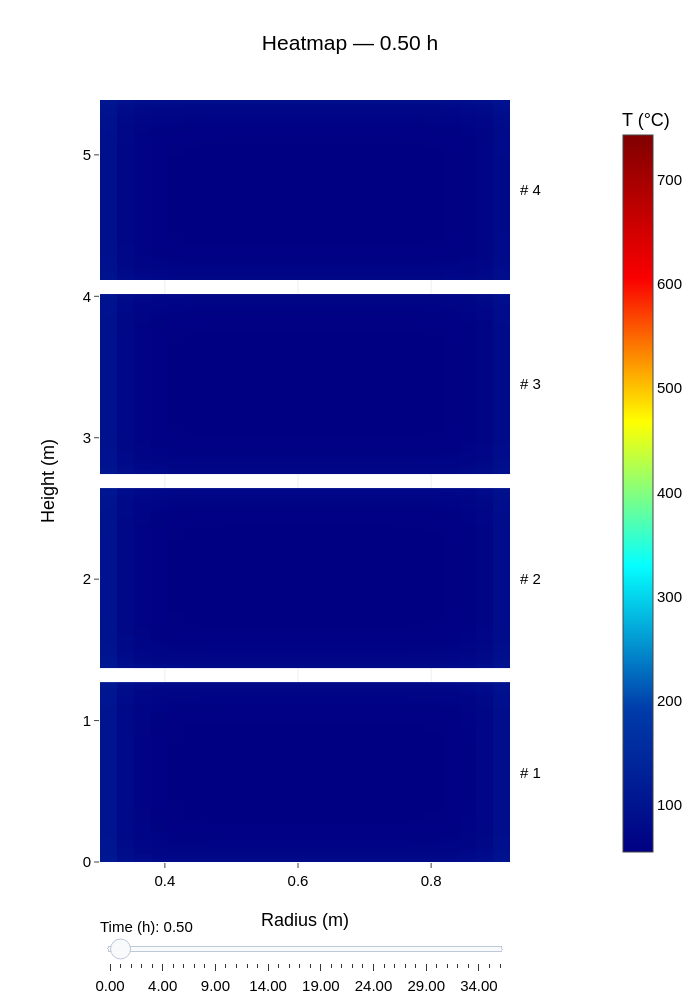

The code cell stored with this chart in its notebook:
### Markdown cell above
### Plot — Heatmap

### Code cell
heatmap_fig.show()

### Figure 1 — Plotly figure (JSON) as saved in the notebook; plotly's stock layout.template omitted (floating-point values rounded to 4 significant figures; data arrays with more than 128 entries replaced by an {"elided": "..."} marker saying what was removed)
{"data": [{"coloraxis": "coloraxis", "hovertemplate": "Coil 1<br>Radius: %{x:.3f} m<br>Height: %{y:.3f} m<br>Temperature: %{z:.1f} °C<extra></extra>", "name": "Coil 1", "type": "heatmap", "x": [0.3025, 0.3282, 0.3538, 0.3795, 0.4052, 0.4308, 0.4565, 0.4822, 0.5078, 0.5335, 0.5592, 0.5848, 0.6105, 0.6362, 0.6618, 0.6875, 0.7132, 0.7388, 0.7645, 0.7902, 0.8158, 0.8415, 0.8672, 0.8928, 0.9185], "y": [0.0, 0.02544, 0.05088, 0.07632, 0.1018, 0.1272, 0.1526, 0.1781, 0.2035, 0.229, 0.2544, 0.2798, 0.3053, 0.3307, 0.3562, 0.3816, 0.407, 0.4325, 0.4579, 0.4834, 0.5088, 0.5342, 0.5597, 0.5851, 0.6106, 0.636, 0.6614, 0.6869, 0.7123, 0.7378, 0.7632, 0.7886, 0.8141, 0.8395, 0.865, 0.8904, 0.9158, 0.9413, 0.9667, 0.9922, 1.018, 1.043, 1.068, 1.094, 1.119, 1.145, 1.17, 1.196, 1.221, 1.247, 1.272], "z": {"elided": "50x24 float values"}, "zsmooth": false}, {"coloraxis": "coloraxis", "hovertemplate": "Coil 2<br>Radius: %{x:.3f} m<br>Height: %{y:.3f} m<br>Temperature: %{z:.1f} °C<extra></extra>", "name": "Coil 2", "type": "heatmap", "x": [0.3025, 0.3282, 0.3538, 0.3795, 0.4052, 0.4308, 0.4565, 0.4822, 0.5078, 0.5335, 0.5592, 0.5848, 0.6105, 0.6362, 0.6618, 0.6875, 0.7132, 0.7388, 0.7645, 0.7902, 0.8158, 0.8415, 0.8672, 0.8928, 0.9185], "y": [1.372, 1.397, 1.423, 1.448, 1.474, 1.499, 1.525, 1.55, 1.576, 1.601, 1.626, 1.652, 1.677, 1.703, 1.728, 1.754, 1.779, 1.804, 1.83, 1.855, 1.881, 1.906, 1.932, 1.957, 1.983, 2.008, 2.033, 2.059, 2.084, 2.11, 2.135, 2.161, 2.186, 2.212, 2.237, 2.262, 2.288, 2.313, 2.339, 2.364, 2.39, 2.415, 2.44, 2.466, 2.491, 2.517, 2.542, 2.568, 2.593, 2.619, 2.644], "z": {"elided": "50x24 float values"}, "zsmooth": false}, {"coloraxis": "coloraxis", "hovertemplate": "Coil 3<br>Radius: %{x:.3f} m<br>Height: %{y:.3f} m<br>Temperature: %{z:.1f} °C<extra></extra>", "name": "Coil 3", "type": "heatmap", "x": [0.3025, 0.3282, 0.3538, 0.3795, 0.4052, 0.4308, 0.4565, 0.4822, 0.5078, 0.5335, 0.5592, 0.5848, 0.6105, 0.6362, 0.6618, 0.6875, 0.7132, 0.7388, 0.7645, 0.7902, 0.8158, 0.8415, 0.8672, 0.8928, 0.9185], "y": [2.744, 2.769, 2.795, 2.82, 2.846, 2.871, 2.897, 2.922, 2.948, 2.973, 2.998, 3.024, 3.049, 3.075, 3.1, 3.126, 3.151, 3.176, 3.202, 3.227, 3.253, 3.278, 3.304, 3.329, 3.355, 3.38, 3.405, 3.431, 3.456, 3.482, 3.507, 3.533, 3.558, 3.584, 3.609, 3.634, 3.66, 3.685, 3.711, 3.736, 3.762, 3.787, 3.812, 3.838, 3.863, 3.889, 3.914, 3.94, 3.965, 3.991, 4.016], "z": {"elided": "50x24 float values"}, "zsmooth": false}, {"coloraxis": "coloraxis", "hovertemplate": "Coil 4<br>Radius: %{x:.3f} m<br>Height: %{y:.3f} m<br>Temperature: %{z:.1f} °C<extra></extra>", "name": "Coil 4", "type": "heatmap", "x": [0.3025, 0.3282, 0.3538, 0.3795, 0.4052, 0.4308, 0.4565, 0.4822, 0.5078, 0.5335, 0.5592, 0.5848, 0.6105, 0.6362, 0.6618, 0.6875, 0.7132, 0.7388, 0.7645, 0.7902, 0.8158, 0.8415, 0.8672, 0.8928, 0.9185], "y": [4.116, 4.141, 4.167, 4.192, 4.218, 4.243, 4.269, 4.294, 4.32, 4.345, 4.37, 4.396, 4.421, 4.447, 4.472, 4.498, 4.523, 4.548, 4.574, 4.599, 4.625, 4.65, 4.676, 4.701, 4.727, 4.752, 4.777, 4.803, 4.828, 4.854, 4.879, 4.905, 4.93, 4.956, 4.981, 5.006, 5.032, 5.057, 5.083, 5.108, 5.134, 5.159, 5.184, 5.21, 5.235, 5.261, 5.286, 5.312, 5.337, 5.363, 5.388], "z": {"elided": "50x24 float values"}, "zsmooth": false}], "layout": {"annotations": [{"showarrow": false, "text": "# 1", "x": 1.02, "xanchor": "left", "xref": "paper", "y": 0.636, "yref": "y"}, {"showarrow": false, "text": "# 2", "x": 1.02, "xanchor": "left", "xref": "paper", "y": 2.008, "yref": "y"}, {"showarrow": false, "text": "# 3", "x": 1.02, "xanchor": "left", "xref": "paper", "y": 3.38, "yref": "y"}, {"showarrow": false, "text": "# 4", "x": 1.02, "xanchor": "left", "xref": "paper", "y": 4.752, "yref": "y"}], "coloraxis": {"cmax": 742.6, "cmin": 55, "colorbar": {"title": {"text": "T (°C)"}, "x": 1.25}, "colorscale": [[0, "rgb(0,0,131)"], [0.2, "rgb(0,60,170)"], [0.4, "rgb(5,255,255)"], [0.6, "rgb(255,255,0)"], [0.8, "rgb(250,0,0)"], [1, "rgb(128,0,0)"]]}, "font": {"color": "black", "family": "Arial", "size": 15}, "height": 1000, "margin": {"b": 130, "l": 100, "r": 140, "t": 100}, "sliders": [{"active": 1, "currentvalue": {"prefix": "Time (h): "}, "pad": {"t": 50}, "steps": [{"args": [["0"], {"frame": {"duration": 0, "redraw": true}, "mode": "immediate", "transition": {"duration": 0}}], "label": "0.00", "method": "animate"}, {"args": [["360"], {"frame": {"duration": 0, "redraw": true}, "mode": "immediate", "transition": {"duration": 0}}], "label": "0.50", "method": "animate"}, {"args": [["720"], {"frame": {"duration": 0, "redraw": true}, "mode": "immediate", "transition": {"duration": 0}}], "label": "1.00", "method": "animate"}, {"args": [["1440"], {"frame": {"duration": 0, "redraw": true}, "mode": "immediate", "transition": {"duration": 0}}], "label": "2.00", "method": "animate"}, {"args": [["2160"], {"frame": {"duration": 0, "redraw": true}, "mode": "immediate", "transition": {"duration": 0}}], "label": "3.00", "method": "animate"}, {"args": [["2880"], {"frame": {"duration": 0, "redraw": true}, "mode": "immediate", "transition": {"duration": 0}}], "label": "4.00", "method": "animate"}, {"args": [["3600"], {"frame": {"duration": 0, "redraw": true}, "mode": "immediate", "transition": {"duration": 0}}], "label": "5.00", "method": "animate"}, {"args": [["4320"], {"frame": {"duration": 0, "redraw": true}, "mode": "immediate", "transition": {"duration": 0}}], "label": "6.00", "method": "animate"}, {"args": [["5040"], {"frame": {"duration": 0, "redraw": true}, "mode": "immediate", "transition": {"duration": 0}}], "label": "7.00", "method": "animate"}, {"args": [["5760"], {"frame": {"duration": 0, "redraw": true}, "mode": "immediate", "transition": {"duration": 0}}], "label": "8.00", "method": "animate"}, {"args": [["6480"], {"frame": {"duration": 0, "redraw": true}, "mode": "immediate", "transition": {"duration": 0}}], "label": "9.00", "method": "animate"}, {"args": [["7200"], {"frame": {"duration": 0, "redraw": true}, "mode": "immediate", "transition": {"duration": 0}}], "label": "10.00", "method": "animate"}, {"args": [["7920"], {"frame": {"duration": 0, "redraw": true}, "mode": "immediate", "transition": {"duration": 0}}], "label": "11.00", "method": "animate"}, {"args": [["8640"], {"frame": {"duration": 0, "redraw": true}, "mode": "immediate", "transition": {"duration": 0}}], "label": "12.00", "method": "animate"}, {"args": [["9360"], {"frame": {"duration": 0, "redraw": true}, "mode": "immediate", "transition": {"duration": 0}}], "label": "13.00", "method": "animate"}, {"args": [["10080"], {"frame": {"duration": 0, "redraw": true}, "mode": "immediate", "transition": {"duration": 0}}], "label": "14.00", "method": "animate"}, {"args": [["10800"], {"frame": {"duration": 0, "redraw": true}, "mode": "immediate", "transition": {"duration": 0}}], "label": "15.00", "method": "animate"}, {"args": [["11520"], {"frame": {"duration": 0, "redraw": true}, "mode": "immediate", "transition": {"duration": 0}}], "label": "16.00", "method": "animate"}, {"args": [["12240"], {"frame": {"duration": 0, "redraw": true}, "mode": "immediate", "transition": {"duration": 0}}], "label": "17.00", "method": "animate"}, {"args": [["12960"], {"frame": {"duration": 0, "redraw": true}, "mode": "immediate", "transition": {"duration": 0}}], "label": "18.00", "method": "animate"}, {"args": [["13680"], {"frame": {"duration": 0, "redraw": true}, "mode": "immediate", "transition": {"duration": 0}}], "label": "19.00", "method": "animate"}, {"args": [["14400"], {"frame": {"duration": 0, "redraw": true}, "mode": "immediate", "transition": {"duration": 0}}], "label": "20.00", "method": "animate"}, {"args": [["15120"], {"frame": {"duration": 0, "redraw": true}, "mode": "immediate", "transition": {"duration": 0}}], "label": "21.00", "method": "animate"}, {"args": [["15840"], {"frame": {"duration": 0, "redraw": true}, "mode": "immediate", "transition": {"duration": 0}}], "label": "22.00", "method": "animate"}, {"args": [["16560"], {"frame": {"duration": 0, "redraw": true}, "mode": "immediate", "transition": {"duration": 0}}], "label": "23.00", "method": "animate"}, {"args": [["17280"], {"frame": {"duration": 0, "redraw": true}, "mode": "immediate", "transition": {"duration": 0}}], "label": "24.00", "method": "animate"}, {"args": [["18000"], {"frame": {"duration": 0, "redraw": true}, "mode": "immediate", "transition": {"duration": 0}}], "label": "25.00", "method": "animate"}, {"args": [["18720"], {"frame": {"duration": 0, "redraw": true}, "mode": "immediate", "transition": {"duration": 0}}], "label": "26.00", "method": "animate"}, {"args": [["19440"], {"frame": {"duration": 0, "redraw": true}, "mode": "immediate", "transition": {"duration": 0}}], "label": "27.00", "method": "animate"}, {"args": [["20160"], {"frame": {"duration": 0, "redraw": true}, "mode": "immediate", "transition": {"duration": 0}}], "label": "28.00", "method": "animate"}, {"args": [["20880"], {"frame": {"duration": 0, "redraw": true}, "mode": "immediate", "transition": {"duration": 0}}], "label": "29.00", "method": "animate"}, {"args": [["21600"], {"frame": {"duration": 0, "redraw": true}, "mode": "immediate", "transition": {"duration": 0}}], "label": "30.00", "method": "animate"}, {"args": [["22320"], {"frame": {"duration": 0, "redraw": true}, "mode": "immediate", "transition": {"duration": 0}}], "label": "31.00", "method": "animate"}, {"args": [["23040"], {"frame": {"duration": 0, "redraw": true}, "mode": "immediate", "transition": {"duration": 0}}], "label": "32.00", "method": "animate"}, {"args": [["23760"], {"frame": {"duration": 0, "redraw": true}, "mode": "immediate", "transition": {"duration": 0}}], "label": "33.00", "method": "animate"}, {"args": [["24480"], {"frame": {"duration": 0, "redraw": true}, "mode": "immediate", "transition": {"duration": 0}}], "label": "34.00", "method": "animate"}, {"args": [["25200"], {"frame": {"duration": 0, "redraw": true}, "mode": "immediate", "transition": {"duration": 0}}], "label": "35.00", "method": "animate"}, {"args": [["25416"], {"frame": {"duration": 0, "redraw": true}, "mode": "immediate", "transition": {"duration": 0}}], "label": "35.30", "method": "animate"}]}], "title": {"text": "Heatmap — 0.50 h", "x": 0.5, "xanchor": "center"}, "width": 700, "xaxis": {"title": {"text": "Radius (m)"}, "zeroline": false}, "yaxis": {"range": [0, 5.388], "title": {"text": "Height (m)"}, "zeroline": false}}}
